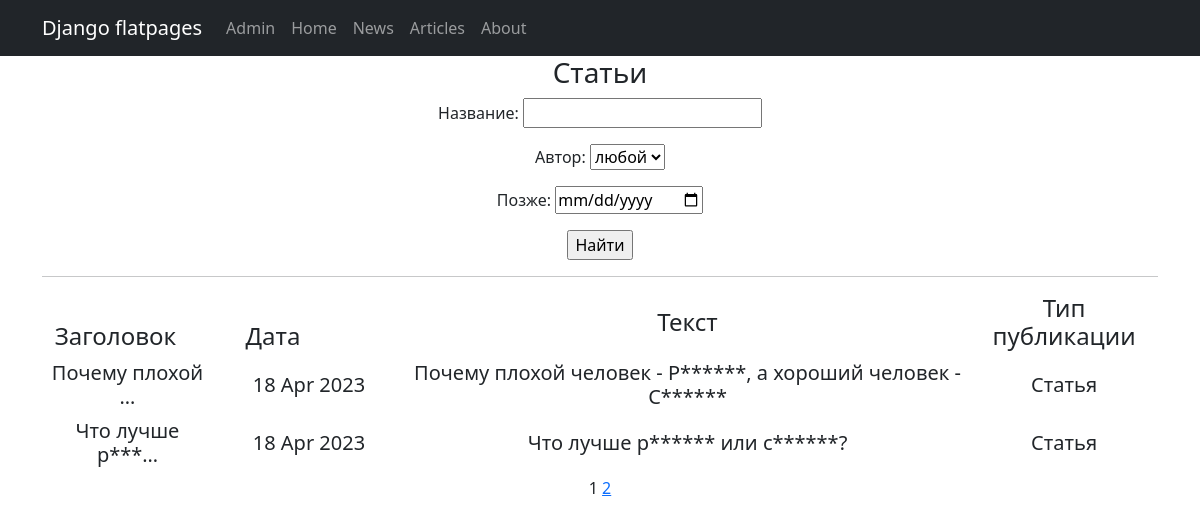
The app's page /articles/ with its own data.
### news/models.py (models this page shows, shortened)
class Post(models.Model):
    author = models.ForeignKey(Author, on_delete=models.CASCADE)
    news_or_article = models.BooleanField(default=True)  # True - Новость, False - Статья
    datetime = models.DateTimeField(auto_now_add=True)
    category = models.ManyToManyField(Category, through='PostCategory')
    heading = models.CharField(max_length=255)
    text = models.TextField()
    rating = models.IntegerField(default=0)

### news/views.py (the view)
# urls.py: path('', PostsList.as_view(), name='post_list'),
class PostsList(ListView):
    model = Post
    ordering = 'datetime'
    template_name = 'posts.html'
    context_object_name = 'posts'
    paginate_by = 10
    def get_queryset(self):
        queryset = super().get_queryset()
        self.filterset = PostFilter(self.request.GET, queryset)
        return self.filterset.qs
    def get_context_data(self, **kwargs):
        context = super().get_context_data(**kwargs)
        context['time_now'] = datetime.utcnow()
        context['article'] = 'Статья'
        context['new'] = 'Новость'
        context['filterset'] = self.filterset
        if self.request.path == '/articles/':
            context['news_articles'] = False
        elif self.request.path == '/news/':
            context['news_articles'] = True
        else:
            context['news_articles'] = None
        return context

### news/models.py (called while the page is built)
    def __str__(self):
        return f'{self.user.username.title()}'

### news/templatetags/custom_filters.py (called while the page is built)
@register.filter()
def censor(value):
    if not (isinstance(value, str)):
        return f"{value} is not str"
    words = ''
    for word in value.split():
        slovo = word.lower() if word.lower()[-1].isalpha() else word.lower()[:-1]
        if slovo in CENSOR_SYMBOLS:
            znak = '' if word.lower()[-1].isalpha() else word[-1]
            words += word[:1] + CENSOR_SYMBOLS[slovo] + znak + ' '
        else:
            words += word + ' '
    return words[:-1]

### news/templatetags/custom_tags.py (called while the page is built)
@register.simple_tag(takes_context=True)
def url_replace(context, **kwargs):
   d = context['request'].GET.copy()
   for k, v in kwargs.items():
       d[k] = v
   return d.urlencode()

### templates/posts.html (shortened to what this page needs)
{% extends 'flatpages/default.html' %}
{% load custom_filters %}
{% load custom_tags %}
{% block content %}
   {% if news_articles == False %}
       <h3>Статьи</h3>
   {% elif news_articles == True %}
       <h3>Новости</h3>
   {% else %}
       <h3>Все новости</h3>
   {% endif %}
   <form action="" method="get">
       {{ filterset.form.as_p }}
       <input type="submit" value="Найти" />
   </form>
   <hr>
   {% if posts %}
       <table>
           <tr>
               <td><h4>&emsp;Заголовок&emsp;</h4></td>
               <td><h4>&emsp;&emsp;&emsp;Дата&emsp;&emsp;&emsp;</h4></td>
               <td><h4>Текст</h4></td>
               <td><h4>Тип публикации</h4></td>
           </tr>
           {% for post in posts %}
           <tr>
               {% if news_articles == True %}
                   {% if post.news_or_article %}
                       <td><h5>{{ post.heading|censor|truncatechars:15 }}</h5></td>
                       <td><h5>{{ post.datetime|date:'d M Y' }}</h5></td>
                       <td><h5>{{ post.text|censor|truncatewords:20 }}</h5></td>
                       <td><h5>{{ new }}</h5></td>
                   {% endif %}
               {% elif news_articles == False %}
                   {% if not post.news_or_article %}
                       <td><h5>{{ post.heading|censor|truncatechars:15 }}</h5></td>
                       <td><h5>{{ post.datetime|date:'d M Y' }}</h5></td>
                       <td><h5>{{ post.text|censor|truncatewords:20 }}</h5></td>
                       <td><h5>{{ article }}</h5></td>
                   {% endif %}
               {% endif %}
           </tr>
           {% endfor %}
       </table>
   {% else %}
       <h2>Новостей нет!</h2>
   {% endif %}
   {{ page_obj.number }}
   {% if page_obj.has_next %}
       <a href="?{% url_replace page=page_obj.next_page_number %}">{{ page_obj.next_page_number }}</a>
   {% endif %}
{% endblock content %}

### templates/flatpages/default.html (shortened to what this page needs)
<!DOCTYPE html>
<html lang="en">
    <head>
        {% load static %}
        <link href="{% static 'css/styles.css' %}" rel="stylesheet" />
    </head>
    <body>
        <nav class="navbar navbar-expand-lg navbar-dark bg-dark static-top">
           <div class="container">
               <a class="navbar-brand" href="#">Django flatpages</a>
               <div class="collapse navbar-collapse" id="navbarResponsive">
                   <ul class="navbar-nav ml-auto">
                       <li class="nav-item">
                           <a class="nav-link" href="/admin/">Admin</a>
                       </li>
                       <li class="nav-item active">
                           <a class="nav-link" href="/">Home
                           </a>
                       </li>
                       <li class="nav-item">
                           <a class="nav-link" href="/news/">News</a>
                       </li>
                       <li class="nav-item">
                           <a class="nav-link" href="/articles/">Articles</a>
                       </li>
                       <li class="nav-item">
                           <a class="nav-link" href="/about/">About</a>
                       </li>
                   </ul>
               </div>
           </div>
        </nav>
        <div class="container">
            <div class="row">
                <div class="col-lg-12 text-center">
                    {% block content %}{% endblock content %}
                </div>
            </div>
        </div>
    </body>
</html>

### records on screen
Post: heading|censor "Почему плохой …", datetime "18 Apr 2023", text|censor "Почему плохой человек - Р******, а хороший человек - С******", article "Статья"
Post: heading|censor "Что лучше р***…", datetime "18 Apr 2023", text|censor "Что лучше р****** или с******?", article "Статья"

### other values on screen
{{ page_obj.number }} "1"
{{ page_obj.next_page_number }} "2"
